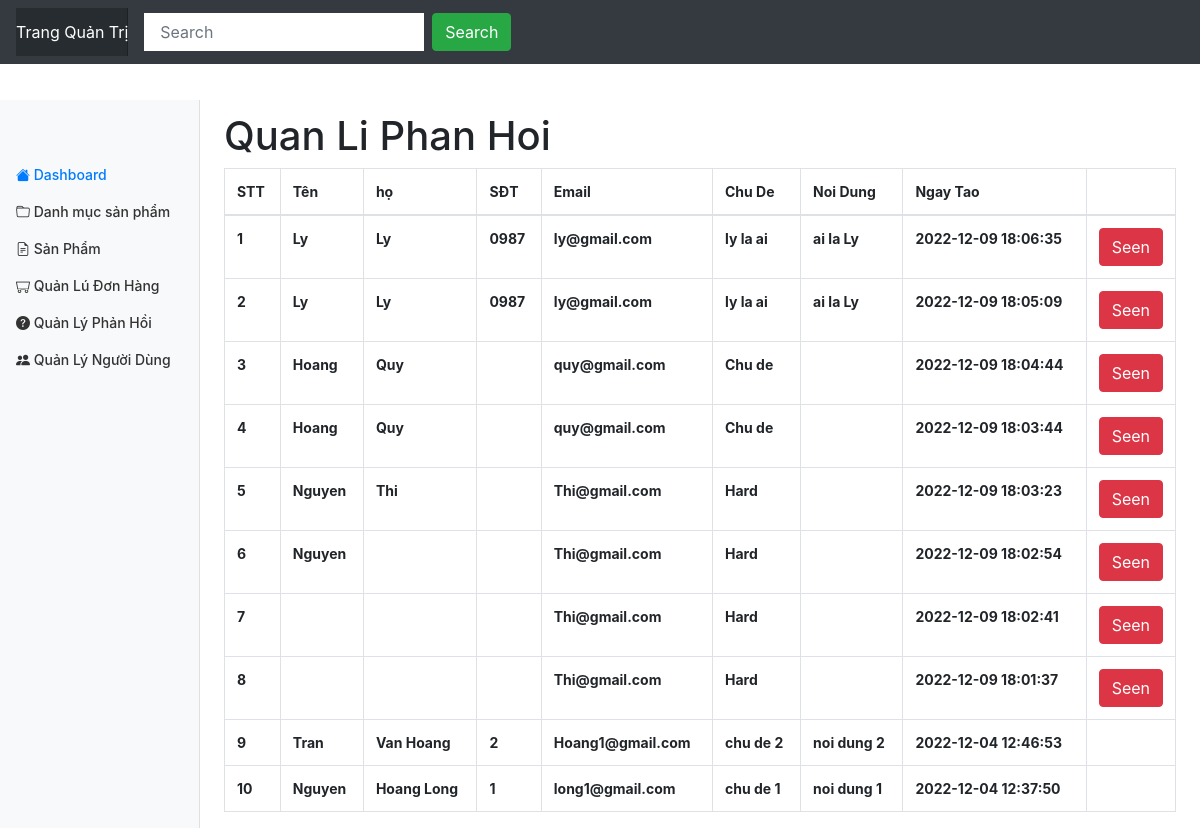
The app's page /admin/feedback/index.php (signed in) with its own data.
### tables this page shows
CREATE TABLE `feedback` (
  `id` int(11) NOT NULL,
  `firstname` varchar(30) DEFAULT NULL,
  `lastname` varchar(30) DEFAULT NULL,
  `email` varchar(250) DEFAULT NULL,
  `phone_number` varchar(20) DEFAULT NULL,
  `subject_name` varchar(350) DEFAULT NULL,
  `note` varchar(1000) DEFAULT NULL,
  `status` int(11) DEFAULT 0,
  `created_at` datetime DEFAULT NULL,
  `updated_at` datetime DEFAULT NULL
);

### database/dbhelper.php (called while the page is built, shortened)
<?php
function executeResult($sql,$isSingle = false){
	$data = null;
	$conn = mysqli_connect(HOST,USERNAME,PASSWORD,DATABASE);
	mysqli_set_charset($conn,'utf8');
	$resultset = mysqli_query($conn,$sql);
	if($isSingle){
		$data = mysqli_fetch_array($resultset,1);
	}else{
		$data = [];
		while(($row = mysqli_fetch_array($resultset,1)) != null){
			$data[] = $row;
		}
	}
	return $data;
}

### admin/feedback/index.php (the view, shortened to what this page needs)
<?php
    require_once'..\layouts\header.php';
    $sql = "select * from feedback order by status asc,updated_at desc";
    $data = executeResult($sql);
?>
<div class="row">
  <div class="col-md-12 table-responsive">
    <h1>Quan Li Phan Hoi</h1>
    <table class="table table-bordered table-hover">
      <thead>
        <tr>
          <th>STT</th>
          <th>Tên</th>
          <th>họ</th>
          <th>SĐT</th>
          <th>Email</th>
          <th>Chu De</th>
          <th>Noi Dung</th>
          <th>Ngay Tao</th>
          <th style="width: 50px;"></th>
        </tr>
      </thead>
<tbody>
  <?php
  $index = 0;
foreach ($data as $item) {
  echo '<tr>
          <th>'.(++$index).'</th>
          <th>'.$item['firstname'].'</th>
          <th>'.$item['lastname'].'</th>
          <th>'.$item['phone_number'].'</th>
          <th>'.$item['email'].'</th>
          <th>'.$item['subject_name'].'</th>
          <th>'.$item['note'].'</th>
           <th>'.$item['updated_at'].'</th>
          <th style="width: 50px">';
                    if($item['status'] ==0){
            echo '<button onclick="markRead('.$item['id'].')" class="btn btn-danger">Seen</button>';
          }
          echo '</th>
        </tr>';
}
  ?>
</tbody>
    </table>
  </div>
</div>
<?php
     require_once'..\layouts\footer.php';
 ?>

### assets/css/dashboard.css (style rules this page uses)
body { font-size: .875rem; }

### records on screen
feedback: firstname "Ly", lastname "Ly", phone_number "0987", email "ly@gmail.com", subject_name "ly la ai", note "ai la Ly", updated_at "2022-12-09 18:06:35"
feedback: firstname "Ly", lastname "Ly", phone_number "0987", email "ly@gmail.com", subject_name "ly la ai", note "ai la Ly", updated_at "2022-12-09 18:05:09"
feedback: firstname "Hoang", lastname "Quy", email "quy@gmail.com", subject_name "Chu de", updated_at "2022-12-09 18:04:44"
feedback: firstname "Hoang", lastname "Quy", email "quy@gmail.com", subject_name "Chu de", updated_at "2022-12-09 18:03:44"
feedback: firstname "Nguyen", lastname "Thi", email "Thi@gmail.com", subject_name "Hard", updated_at "2022-12-09 18:03:23"
feedback: firstname "Nguyen", email "Thi@gmail.com", subject_name "Hard", updated_at "2022-12-09 18:02:54"
feedback: email "Thi@gmail.com", subject_name "Hard", updated_at "2022-12-09 18:02:41"
feedback: email "Thi@gmail.com", subject_name "Hard", updated_at "2022-12-09 18:01:37"
feedback: firstname "Tran", lastname "Van Hoang", phone_number "2", email "Hoang1@gmail.com", subject_name "chu de 2", note "noi dung 2", updated_at "2022-12-04 12:46:53"
feedback: firstname "Nguyen", lastname "Hoang Long", phone_number "1", email "long1@gmail.com", subject_name "chu de 1", note "noi dung 1", updated_at "2022-12-04 12:37:50"
